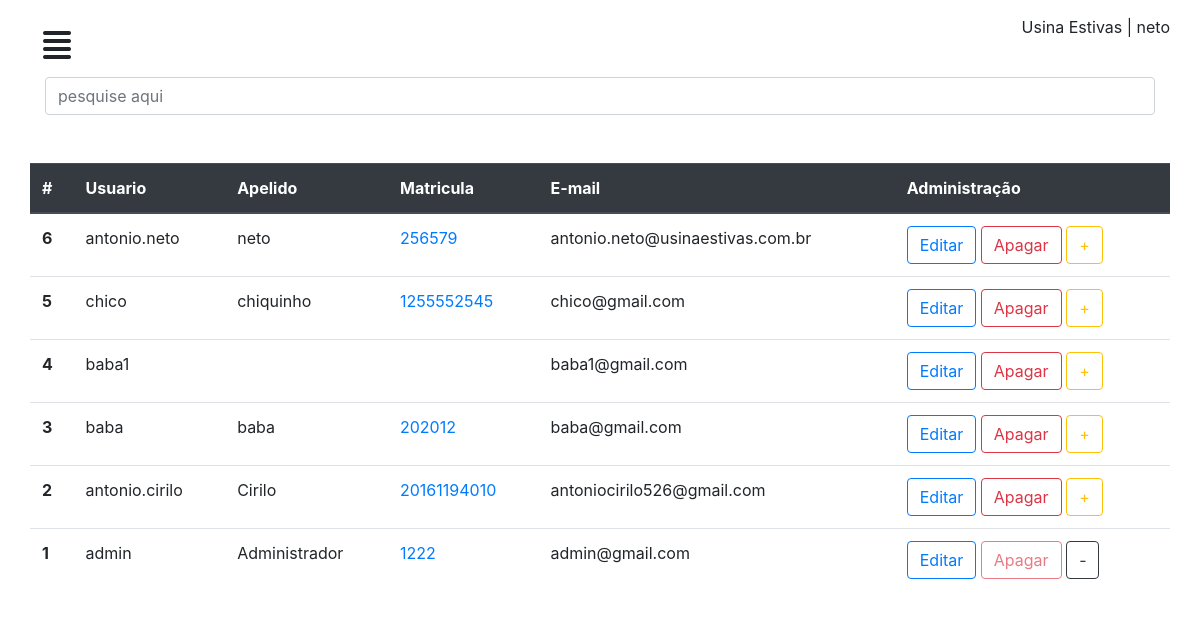
Before: /perfil/usuarios/ (signed in) with the older database file.
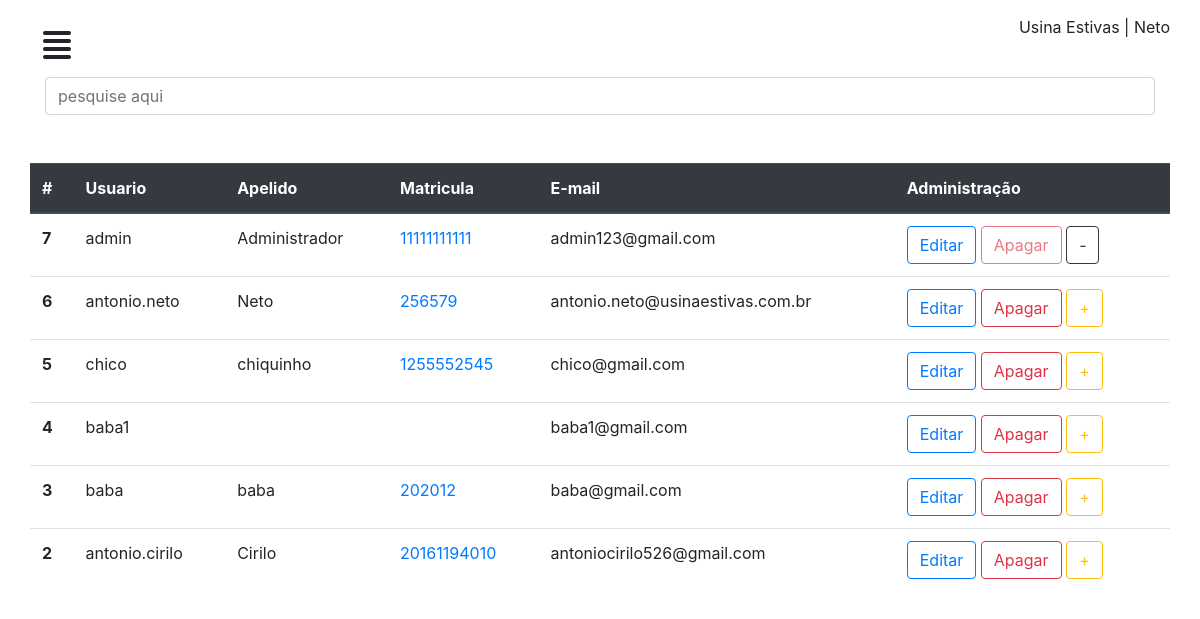
After: the same page with the newer database file.
### chamados/models.py (models this page shows, shortened)
class CustomUser (AbstractUser):
	matricula = models.CharField('matricula', max_length=11)
	apelido = models.CharField('apelido', max_length=50)

### chamados/views.py (the view)
# urls.py: path('perfil/usuarios/', usuarios, name="usuarios"),
@login_required
def usuarios(request):
	user = CustomUser.objects.all().order_by('-id')
	contexto = {
	'usuarios': user
	}
	return render(request, 'admin/usuarios.html', contexto)

### chamados/templates/admin/usuarios.html (shortened to what this page needs)
{% extends "dashboard/baseperfil.html" %}
{% load static %}
{% block conteudo %}
<div class="container">
  <div class="row">
    <div class="col-12">
      <input type="text" id="busca" name="pesquisa" class="form-control" placeholder="pesquise aqui">
      <br> <br>
    </div>
  </div>
</div>
<div id="mycall">
  <div class="row">
    <div class="col-12">
     <table class="table">
      <thead class="thead-dark">
        <tr>
          <th scope="col">#</th>
          <th scope="col">Usuario</th>
          <th scope="col">Apelido</th>
          <th scope="col">Matricula</th>
          <th scope="col">E-mail</th>
          <th scope="col">Administração</th>
        </tr>
      </thead>
      <tbody>
        <tr>
          {% for usuario in usuarios %}
          <th scope="row">{{usuario.id}}</th>
          <td scope="row">{{usuario.username}}</td>
          <td >{{usuario.apelido}}</td>
          <td ><a href="#">{{usuario.matricula}}</a></td>
          <td scope="row">{{usuario.email}}</td>
          <td> <a href="{% url 'editaruser' usuario.id %}"> <button type="button" class="btn btn-outline-primary">Editar</button></a> {% if usuario.is_superuser == 0 %} <a href="{% url 'apagaruser' usuario.id %}"><button type="button" class="btn btn-outline-danger">Apagar</button></a> <a href="{% url 'superuser' usuario.id %}"> <button type="button" class="btn btn-outline-warning">+</button></a> {% else %} <a href="{% url 'apagaruser' usuario.id %}"> <button type="button" class="btn btn-outline-danger"disabled="">Apagar</button></a> <a href="{% url 'normaluser' usuario.id %}"> <button type="button" class="btn btn-outline-dark">-</button></a>{% endif %}
          </td>
        </tr>
        {% empty %}
      </tbody>
    </table>
    <p>Nenhum Usuario cadastrado</p>
    {% endfor %}
  </div>
</div>
</div>
{% endblock %}

### chamados/templates/dashboard/baseperfil.html (shortened to what this page needs)
<!DOCTYPE html>
{% load static %}
<html>
<head>
	<link rel="stylesheet" type="text/css" href="{% static 'css/geral.css' %}" />
	<link rel="stylesheet" type="text/css" href="{% static 'bootstrap/css/bootstrap.min.css' %}" />
	<link rel="stylesheet" type="text/css" href="{% static 'css/dash.css' %}" />
</head>
<body>
	<div id="wrapper">
		<div id="page-content-wrapper">
			<div class="container-fluid">
				<div class="row">
					<div class="col-lg-12">
						<a href="#" class="btn" id="menu-toggle"><i class="fas fa-align-justify"></i></a> <span class="float-right"> Usina Estivas | {{user.apelido}}</span>
					</div>
				</div>
				{% block conteudo %}
				{% endblock %}
			</div>
		</div>
	</div>
</body>
</html>

### chamados/static/css/dash.css (style rules this page uses)
#page-content-wrapper { width: 100%; position: absolute; padding:15px; transition:all .5s; }
#menu-toggle { transition:all .3s; font-size:2em; }

Changed rows visible on the page:
removed CustomUser: id "1", username "admin", apelido "Administrador", matricula "1222", email "admin@gmail.com", is_superuser "Apagar"
changed CustomUser "antonio.neto": apelido "neto" → "Neto"
added CustomUser: id "7", username "admin", apelido "Administrador", matricula "11111111111", email "admin123@gmail.com", is_superuser "Apagar"
